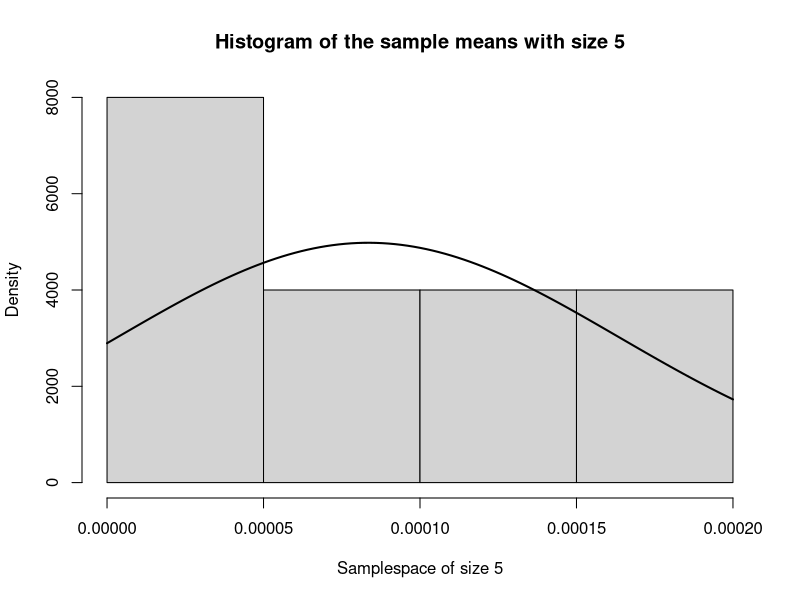
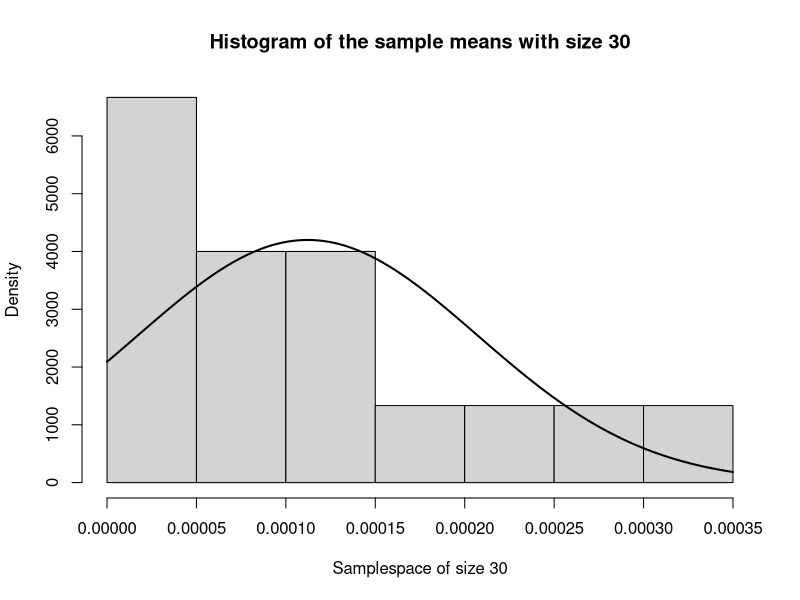
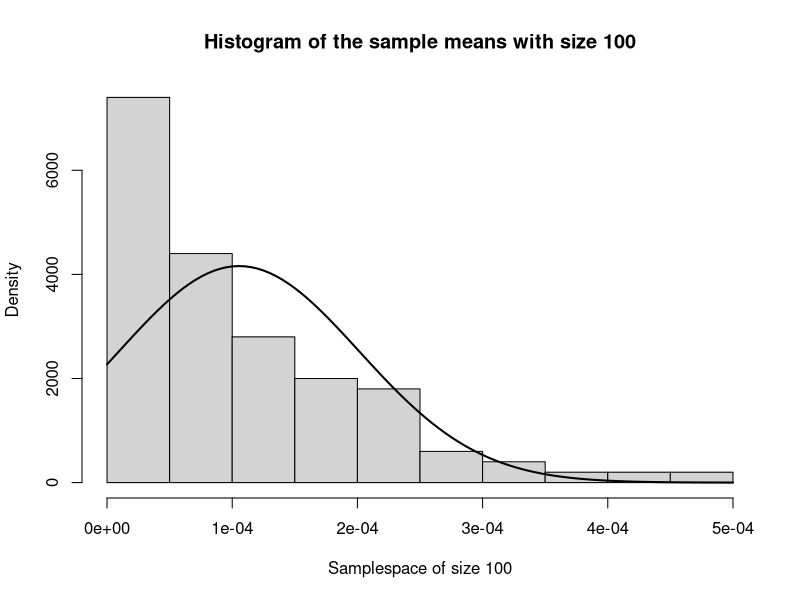
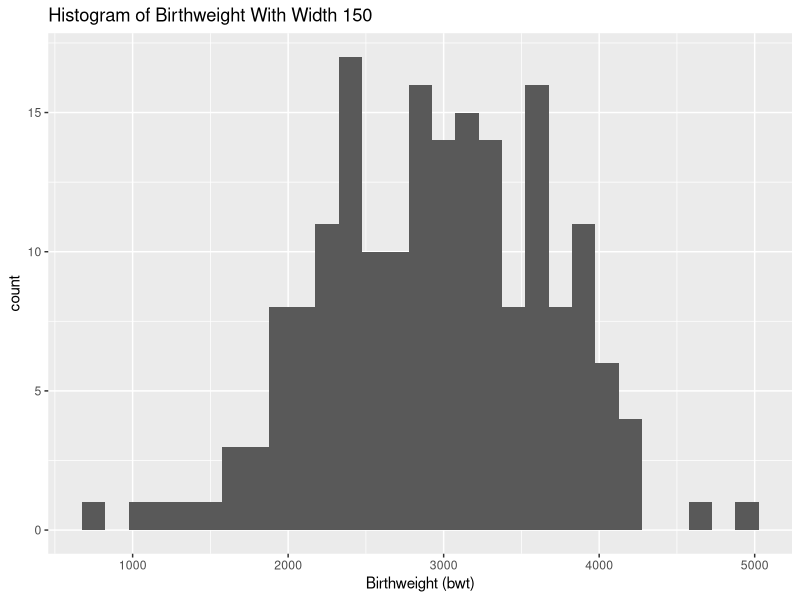
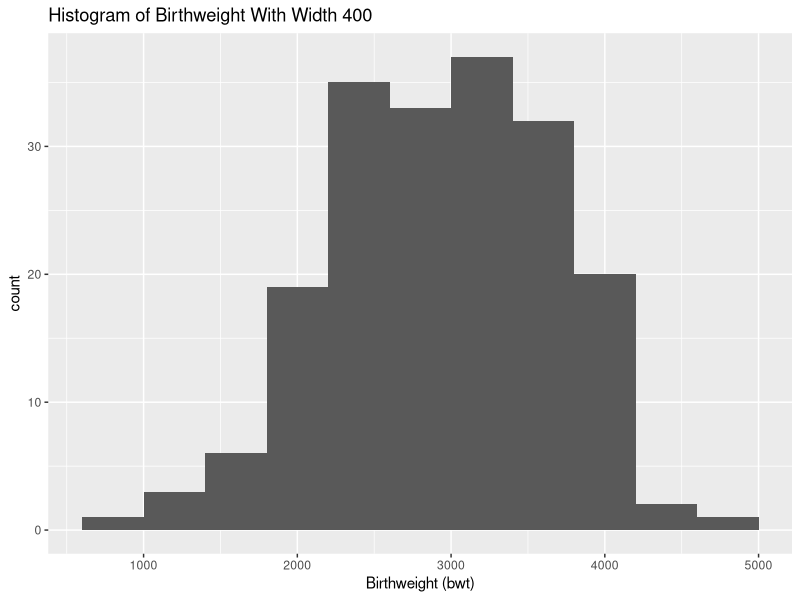
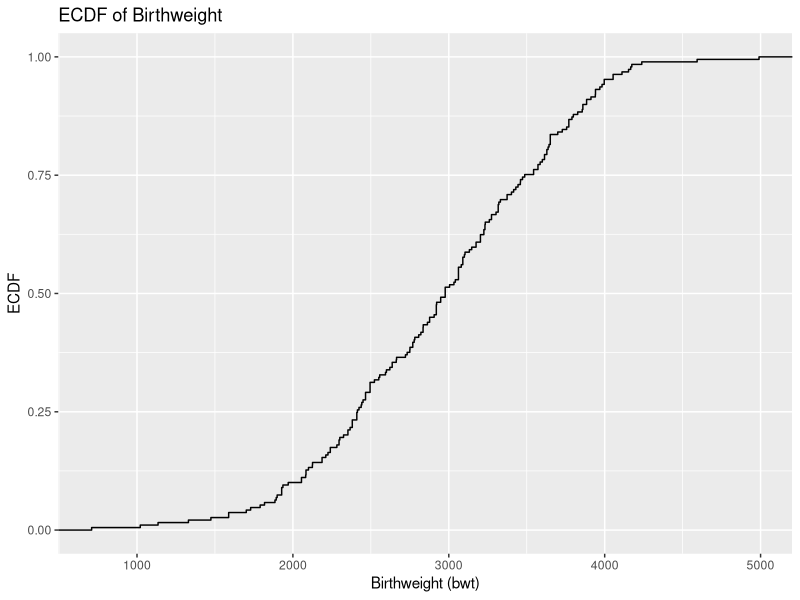
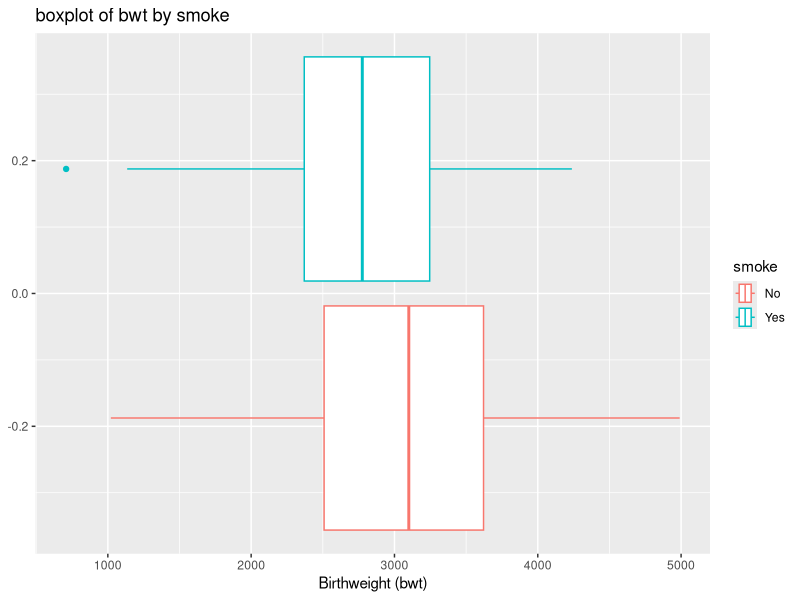
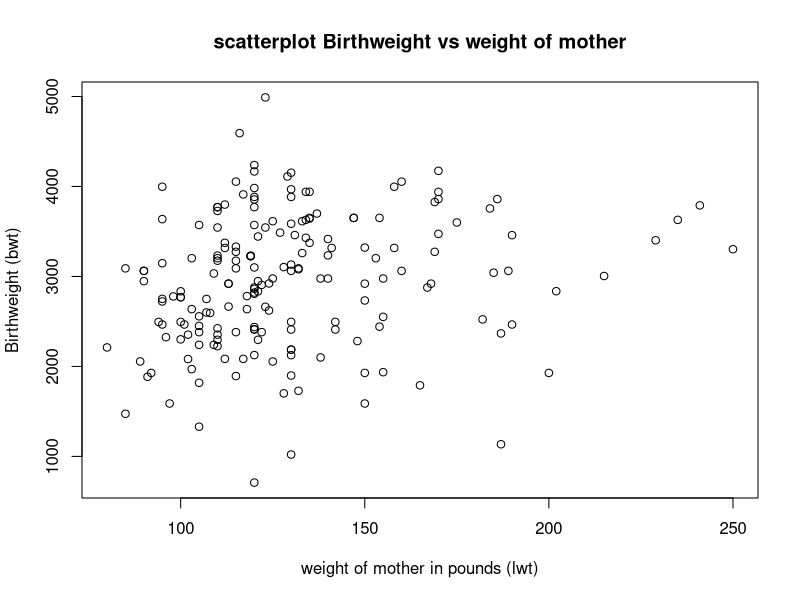

Reproduce these figures in R, in order.
## ---- chunk 1
knitr::opts_chunk$set(echo = TRUE, message = FALSE, warning = FALSE)
set.seed(123)
## ---- chunk 2
x <- c(1, 2, 2, 3, 3, 3)
g <- factor(c("A","B","A","B","B","A"))
df <- data.frame(x = x, g = g)
str(df)
## ---- chunk 3
    Amean <- mean(df$x[df$g == "A"])
    Bmean <- mean(df$x[df$g == "B"])

    Amean
    Bmean
## ---- chunk 4
    N <- 50000
    Omega <- sample(1:100,N,TRUE)

    p <- mean((Omega %% 3) == 0) / mean((Omega %% 3) == 0 | (Omega %% 5) == 0)

    p
## ---- chunk 5
    N <- 10000
    exn5 <- rexp(5,N)
    exn30 <- rexp(30,N)
    exn100 <- rexp(100,N)

## ---- chunk 6
    mexn5 <- mean(exn5)
    mexn30 <- mean(exn30)
    mexn100 <- mean(exn100)

    mexn5
    mexn30
    mexn100
## ---- chunk 7
    hist(exn5,freq = FALSE,breaks = 3,main = "Histogram of the sample means with size 5", xlab = "Samplespace of size 5")
    curve(dnorm(x, mean = mexn5, sd = sd(exn5)), add = TRUE , lwd = 2)

    hist(exn30,freq = FALSE,10,main = "Histogram of the sample means with size 30", xlab = "Samplespace of size 30")
    curve(dnorm(x, mean = mexn30, sd = sd(exn30)), add = TRUE , lwd = 2)

    hist(exn100,freq = FALSE,10,main = "Histogram of the sample means with size 100", xlab = "Samplespace of size 100")
    curve(dnorm(x, mean = mexn100, sd = sd(exn100)), add = TRUE , lwd = 2)
## ---- chunk 8

## ---- chunk 9

## ---- chunk 10
library(MASS)
library(dplyr)
library(ggplot2)
library(forcats)

data(birthwt)

bwt <- birthwt %>%
  mutate(
    smoke = factor(smoke, levels = c(0,1), labels = c("No","Yes")),
    ht    = factor(ht, levels = c(0,1), labels = c("No","Yes")),
    ui    = factor(ui, levels = c(0,1), labels = c("No","Yes")),
    low   = factor(low, levels = c(0,1), labels = c("No","Yes"))
  )
## ---- chunk 11
    ggplot(bwt, aes(x = bwt))+
      geom_histogram(binwidth = 150)+
      labs(
        title = "Histogram of Birthweight With Width 150", 
        x = "Birthweight (bwt)")

    ggplot(bwt, aes(x = bwt))+
      geom_histogram(binwidth = 400)+
      labs(title = "Histogram of Birthweight With Width 400",
           x = "Birthweight (bwt)")
## ---- chunk 12

    ggplot(bwt, aes(x = bwt))+
      stat_ecdf()+
      labs(
        title = "ECDF of Birthweight", 
        x = "Birthweight (bwt)",
        y = "ECDF")
## ---- chunk 13
    mean(bwt$bwt <= 2500)
## ---- chunk 14
    ggplot(bwt, aes(x = bwt, colour = smoke))+
      geom_boxplot()+
      labs(
        title = "boxplot of bwt by smoke", 
        x = "Birthweight (bwt)")
## ---- chunk 15
    nonsmoke <- median(bwt$bwt[bwt$smoke == "No"])
    smoke <- median(bwt$bwt[bwt$smoke == "Yes"])

    nonsmoke
    smoke
## ---- chunk 16

## ---- chunk 17
    ctab <- table(smoke = bwt$smoke,low = bwt$low)
## ---- chunk 18
    prop.table(ctab,1)
## ---- chunk 19
    chisq.test(ctab)
## ---- chunk 20
    plot(bwt$bwt ~ bwt$lwt, main = "scatterplot Birthweight vs weight of mother", 
         ylab = "Birthweight (bwt)", xlab = "weight of mother in pounds (lwt)")
## ---- chunk 21
    cor.test(bwt$bwt, bwt$lwt)
## ---- chunk 22
    fit <- lm(bwt ~ lwt, data = bwt)
    summary(fit)
## ---- chunk 23
plot(bwt$bwt ~ bwt$lwt, main = "scatterplot Birthweight vs weight of mother", 
     ylab = "Birthweight (bwt)", xlab = "weight of mother in pounds (lwt)")
abline(fit)
